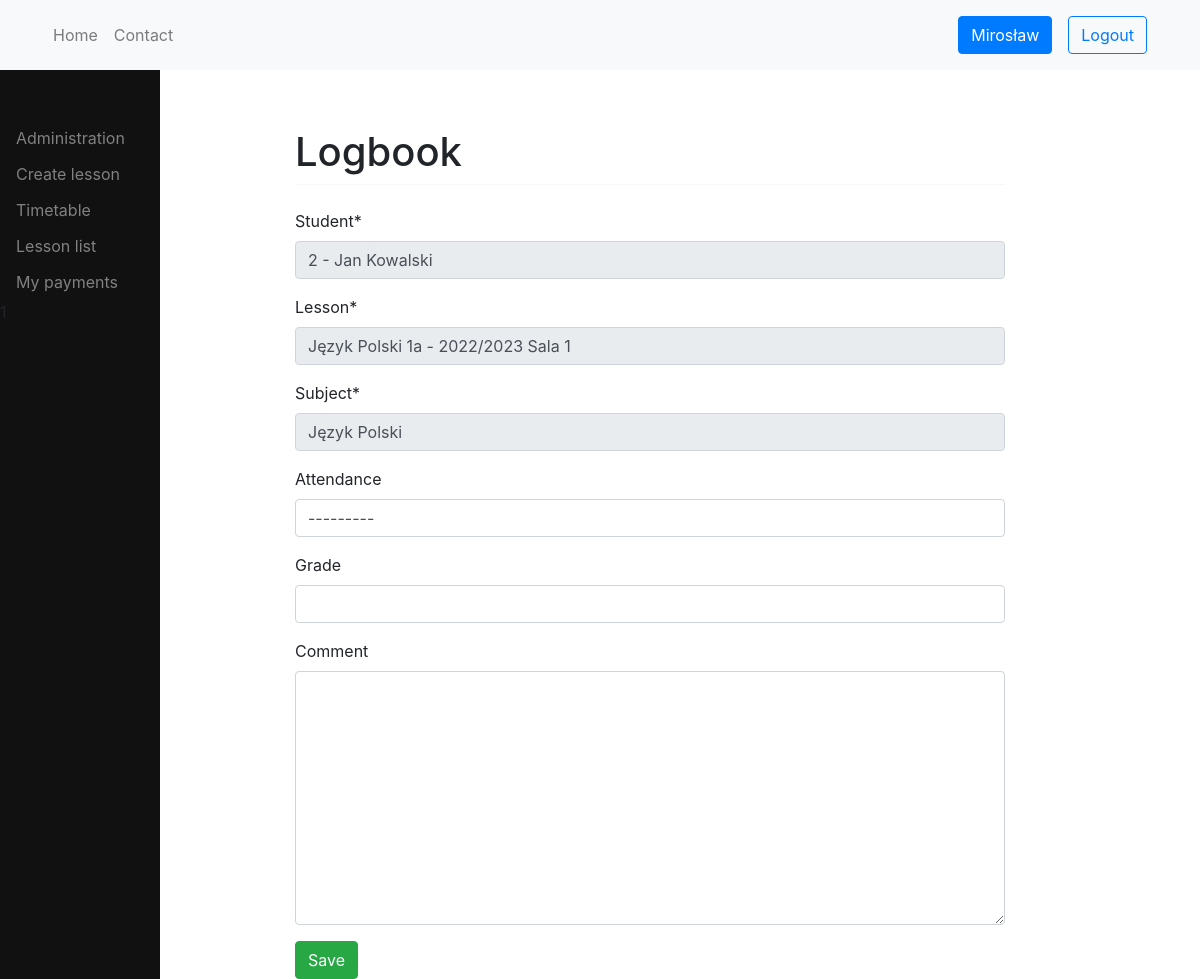
The app's page /logbook/28/update/ (signed in) with its own data.
### users/models.py (models this page shows)
class User(AbstractUser):
    username = None
    email = models.EmailField(_('email address'), unique=True)
    phone = models.CharField(blank=True, null=True, max_length=16, help_text='Contact phone number')
    address = models.TextField('address', max_length=255, blank=True, null=True)
    date_of_birth = models.DateField(null=True, blank=True)
    USERNAME_FIELD = 'email'
    REQUIRED_FIELDS = []
    objects = CustomUserManager()
    def __str__(self):
        return f'{self.id} - {self.first_name} {self.last_name}'

### logbook/models.py (models this page shows, shortened)
class Logbook(models.Model):
    student = models.ForeignKey(Student, related_name='logbook', on_delete=models.CASCADE)
    subject = models.ForeignKey(Subject, related_name='logbook', on_delete=models.CASCADE, default=None)
    lesson = models.ForeignKey(Lesson, related_name='logbook', on_delete=models.CASCADE, default=None)
    grade = models.CharField(max_length=20, default=None, blank=True, null=True)
    comment = models.TextField(default=None, blank=True, null=True)
    PRESENT = "P"
    ABSENT = "A"
    EXCUSED = "E"
    STATUS_CHOICES = [
        (PRESENT, "Present"),
        (ABSENT, "Absent"),
        (EXCUSED, "Excused"),
    ]
    attendance = models.CharField(max_length=1, choices=STATUS_CHOICES, default=None, blank=True, null=True)

### schedule/models.py (models this page shows, shortened)
class Lesson(models.Model):
    subject = models.ForeignKey(Subject, on_delete=models.CASCADE)
    location = models.ForeignKey(Location, on_delete=models.CASCADE)
    start_time = models.DateTimeField()
    end_time = models.DateTimeField()
    students = models.ManyToManyField(Student, blank=True)
    teacher = models.ForeignKey(Teacher, on_delete=models.CASCADE, default=None)
    class_group = models.ForeignKey(ClassGroup, on_delete=models.CASCADE, blank=True, null=True, default=None)
    def __str__(self):
        return f'{self.subject} \n {self.class_group} \n {self.location}'

### logbook/views.py (the view, shortened to what this page needs)
# urls.py: path('<int:id>/update/', views.LogbookUpdateView.as_view(), name='logbook-update'),
class LogbookUpdateView(UserPassesTestMixin, UpdateView):
    model = Logbook
    form_class = LogbookUpdateForm
    template_name = 'logbook_form.html'
    def test_func(self):
        return self.request.user.has_perm('logbook.delete_logbook')
    def get_object(self):
        id_ = self.kwargs.get("id")
        return get_object_or_404(Logbook, id=id_)

### logbook/forms.py
class LogbookUpdateForm(forms.ModelForm):
    def __init__(self, *args, **kwargs):
        super(LogbookUpdateForm, self).__init__(*args, **kwargs)
        self.fields['student'].disabled = True
        self.fields['lesson'].disabled = True
        self.fields['subject'].disabled = True
    class Meta:
        model = Logbook
        fields = ['student', 'lesson', 'subject', 'attendance', 'grade', 'comment']

### logbook/templatetags/auth_extras.py (called while the page is built)
@register.filter(name='has_group')
def has_group(user, group_name):
    group = Group.objects.get(name=group_name)
    return True if group in user.groups.all() else False

### schedule/models.py (called while the page is built)
    def __str__(self):
        return self.title

    def __str__(self):
        return self.name

    def __str__(self):
        return f'{self.name} - {self.year}'

### users/models.py (called while the page is built)
    def __str__(self):
        return f'{self.user}'

### logbook/templates/logbook_form.html (shortened to what this page needs)
{% extends "base.html" %}
{% load crispy_forms_tags %}
{% block content %}
    <h1 class="mt-2">Logbook</h1>
    <hr class="mt-0 mb-4">
    <form method="post">
    {{ form|crispy }}
    <input type="submit" value="Save" class="btn btn-success">
    </form>
{% endblock %}

### templates/topnav.html
{% load static %}
<nav class="navbar navbar-expand-lg navbar-light bg-light">
  <div class="container">
      <ul class="navbar-nav me-auto mb-2 mb-lg-0">
        <li class="nav-item">
          <a class="nav-link" href="{% url 'home' %}">Home</a>
        </li>
        <li class="nav-item">
          <a class="nav-link" href="{% url 'contact' %}">Contact</a>
        </li>
      </ul>
    {% if request.user.is_authenticated %}
      <div class="d-flex align-items-center">
        <a class="btn btn-primary m-2" href="{% url 'users:view' user_id=request.user.id %}">{{ request.user.first_name }}</a>
        <a class="btn btn-outline-primary m-2" href="{% url 'users:logout' %}">Logout</a>
      </div>
    {% else %}
      <div class="d-flex align-items-center">
        <a class="btn btn-primary m-2" href="{% url 'users:login' %}">Login</a>
        <a class="btn btn-outline-primary m-2" href="{% url 'users:register' %}">Register</a>
      </div>
      {% endif %}
    </div>
</nav>

### records on screen
User: user.first_name "Mirosław"
Logbook: student "2 - Jan Kowalski", lesson "Język Polski 1a - 2022/2023 Sala 1", attendance "---------"
Lesson: subject "Język Polski"
